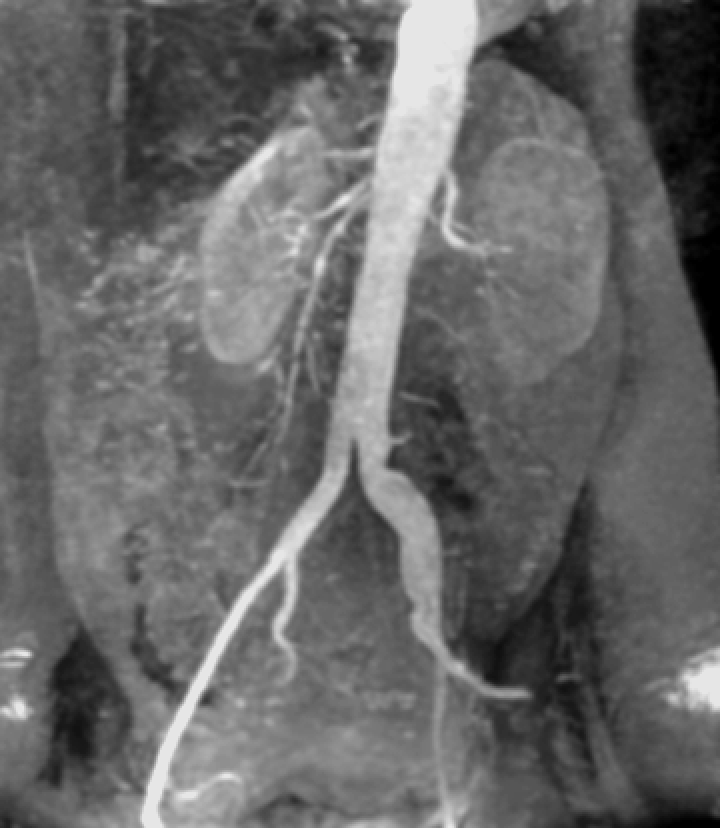
%> input picture Chp 3/3.2 Some Basic Intensity Transformation Functions/3.2.3 Piecewise linear transformation/2. Intensity level slicing/kidney.tif, 720 x 828 px
$ octave intensity_level_slicing.m   (GNU Octave 9; MATLAB toolbox functions it lacks are replaced by stand-ins)
%> lines starting %> are read from the running program, lines starting %| are printed output that depends on the picture; in (x1, y1, x2, y2) boxes, pixels count from 0 and x2, y2 are one past the last pixel; in counts of white or black regions, pixels touching at a corner belong together; the program's own positions count from 1
% Example 3.3 in book

%% Reading img
img = imread('kidney.tif');
%> img is the input picture: size 828x720 uint8; min 0, max 230, mean 103.5


%% Constants
[a, b] = deal(150, 255);
final_value_for_specified_range = 250;


%% Applying Intensity level slicing

% Highlighting certain range of intensities img
% Applying Graph 3.11(a)
final_img1 = img;
check = (a < img & img < b);
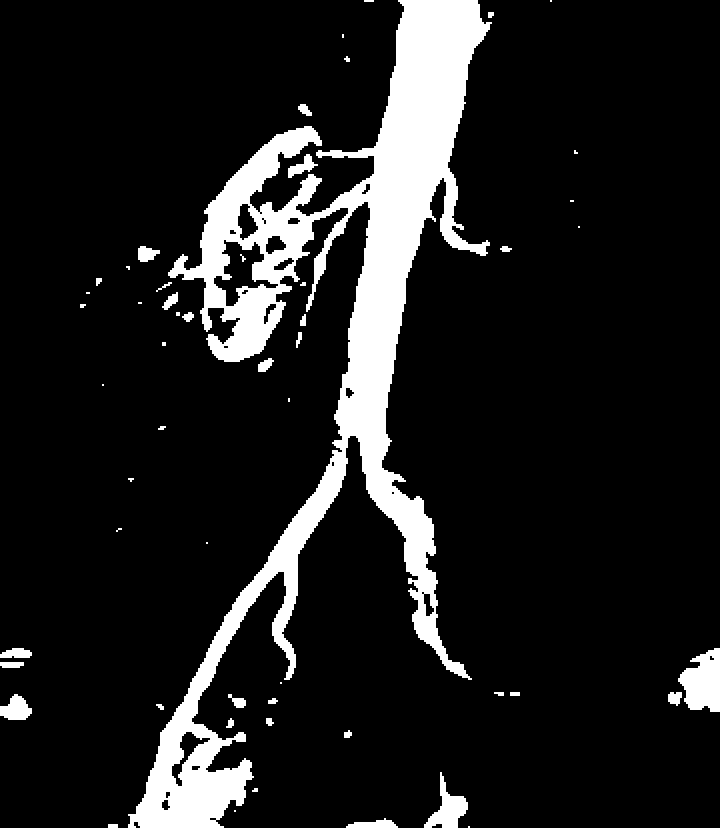
%> check: size 828x720 logical; 12.1% white; 54 white regions (18 under 20 px), largest, box (x1, y1, x2, y2) and area: (128, 0, 492, 828) 65540, (678, 648, 720, 712) 1892, (424, 772, 468, 828) 1016
final_img1(check == 1) = final_value_for_specified_range;
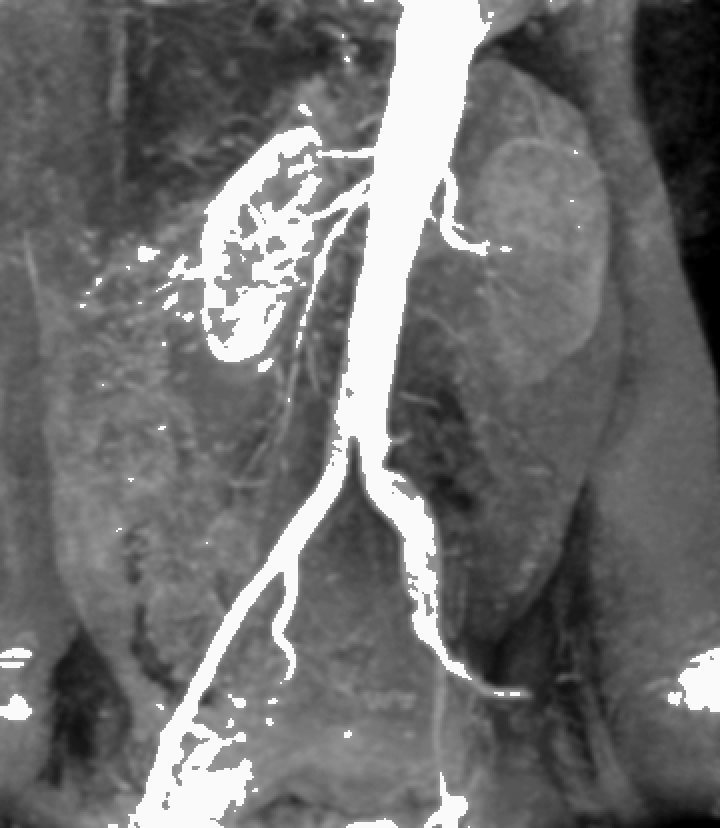
%> final_img1: size 828x720 uint8; 12.06% of pixels changed, all inside (x1, y1, x2, y2) = (0, 0, 720, 828)
final_img1(check == 0) = 0;

% Highlighting certain range of intensities while preserving others
% Applying Graph 3.11(b)
final_img2 = img;
final_img2((a < img & img < b) == 1) = final_value_for_specified_range;


%% Plotting
subplot(1, 3, 1); imshow(img);
subplot(1, 3, 2); imshow(final_img1);
subplot(1, 3, 3); imshow(final_img2);
